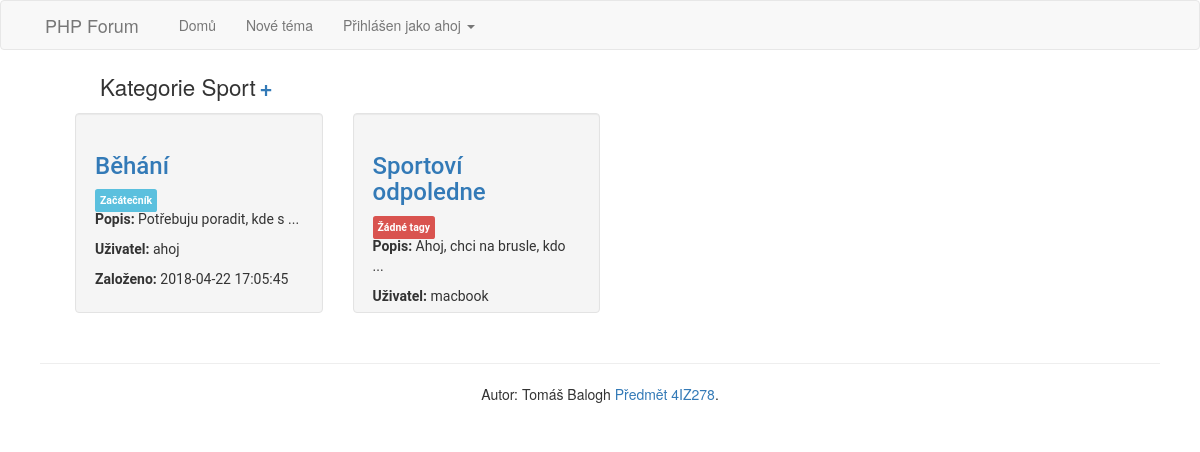
The page /topics.php?cat_id=3 (signed in) on the database its author committed.
### tables this page shows
CREATE TABLE `users` (
  `id_user` int(8) UNSIGNED NOT NULL,
  `username` varchar(255) NOT NULL,
  `password` varchar(255) NOT NULL
);

CREATE TABLE `categories` (
  `cat_id` int(8) UNSIGNED NOT NULL,
  `cat_name` varchar(255) NOT NULL,
  `cat_description` varchar(255) NOT NULL
);

CREATE TABLE `topics` (
  `topic_id` int(11) UNSIGNED NOT NULL,
  `topic_name` varchar(255) NOT NULL,
  `topic_description` text NOT NULL,
  `topic_date` datetime NOT NULL,
  `topic_cat` int(8) UNSIGNED NOT NULL,
  `topic_by` int(8) UNSIGNED NOT NULL
);

CREATE TABLE `tags` (
  `id` int(11) UNSIGNED NOT NULL,
  `tags_name` varchar(100) NOT NULL
);

### user_required.php (called while the page is built, shortened)
<?php
$stmt = $db->prepare("SELECT * FROM users WHERE id_user = ? LIMIT 1");
$stmt->execute(array($_SESSION["user_id"]));
$current_user = $stmt->fetchAll()[0];
?>

### topics.php (the view, shortened to what this page needs)
<?php
require 'db.php';
require 'user_required.php';
$stmt_cat = $db->prepare("SELECT * FROM categories WHERE cat_id=?");
$stmt_cat->execute(array($_GET['cat_id']));
$cat = $stmt_cat->fetch();
$stmt_top = $db->prepare("select topic_name, topic_id, topic_by, topic_description, topic_date, users.username as users from topics join users on users.id_user = topics.topic_by where topic_cat = ? order by topic_date DESC");
$stmt_top->execute(array($_GET['cat_id']));
$topics = $stmt_top->fetchAll();
?>
<!DOCTYPE html>
<html>
<head>
    <?php include 'head_bootstrap.php' ?>
</head>
<body>
<?php include 'navbar.php' ?>
<div class="container">
    <div class="container">
        <ul id="menu">
            <li>Kategorie <?= $cat['cat_name'] ?></li>
            <li style="margin: auto" class="right"><a href="new_topic.php?cat_id=<?= $cat['cat_id'] ?>"><b>&#x0002B;</b></a></li>
        </ul>
        <?php foreach ($topics as $row) { ?>
            <div class="col-md-3" id="font">
                <div class="well divTopic">
                <h3><a href='topics_detail.php?topic_id=<?= $row['topic_id'] ?>'><?= $row['topic_name'] ?></a></h3>
                <?php
                $stmt_tags = $db->prepare("select tags_name, topics.topic_name from tags join tag_topic on tag_topic.tag = tags.id JOIN topics on topics.topic_id = tag_topic.topic where topics.topic_id = ?");
                $stmt_tags->execute(array($row['topic_id']));
                $tags = $stmt_tags->fetchAll();
                ?>
                 <?php
                        if ($tags){
                        foreach ($tags as $tag) { ?>
                     <span class="label labeltag btn-info"  style="padding: 5px"><?= $tag['tags_name'] ?></span>
                    <?php } }
                        else {
                            ?>
                            <span class="label btn-danger" style="padding: 5px"> Žádné tagy</span>
                <?php  }
                    ?>
                <p><b>Popis: </b> <?= substr($row['topic_description'], 0, 25) ?> <?= strlen($row['topic_description']) > 25 ? "..." : "" ?></p>
                <p><b>Uživatel: </b><?= $row['users'] ?></p>
                <p><b>Založeno: </b><?= $row['topic_date'] ?></p>
                </div>
            </div>
        <?php } ?>
    </div>
</div>
<?php include 'footer.php' ?>
</body>
</html>

### navbar.php (shortened to what this page needs)
<nav class="navbar navbar-default">
    <div class="container">
        <ul class="nav navbar-nav" id="horizontal">
            <li class="navbar-brand active" >PHP Forum</li>
            <li><a href="index.php">Domů</a></li>
            <li><a href="new_topic.php">Nové téma</a></li>
                <li class="dropdown">
                    <a data-toggle="dropdown" href="#" aria-haspopup="true" aria-expanded="false">Přihlášen jako <?= $current_user['username'] ?>
                        <span class="caret"></span></a>
                </li>
        </ul>
    </div>
</nav>

### style.css (style rules this page uses)
.navbar-nav { position: absolute; }
#font { font-family: roboto; }
.divTopic { height: 200px; overflow: hidden; }
.container a { text-decoration: none; }
.labeltag { padding: 15px 10px 15px 15px; }
#horizontal { display: inline; list-style-type: none; }
.well { padding: 0px; }
#menu li { font-size: 1.6em; display: inline; }

### rows shown on the page
users: username "ahoj"
categories: cat_name "Sport"
topics: topic_name "Běhání", topic_description "Potřebuju poradit, kde s", topic_by.username "ahoj", topic_date "2018-04-22 17:05:45"
tags: tags_name "Začátečník"
topics: topic_name "Sportoví odpoledne", shows "Žádné tagy", topic_description "Ahoj, chci na brusle, kdo", topic_by.username "macbook"
